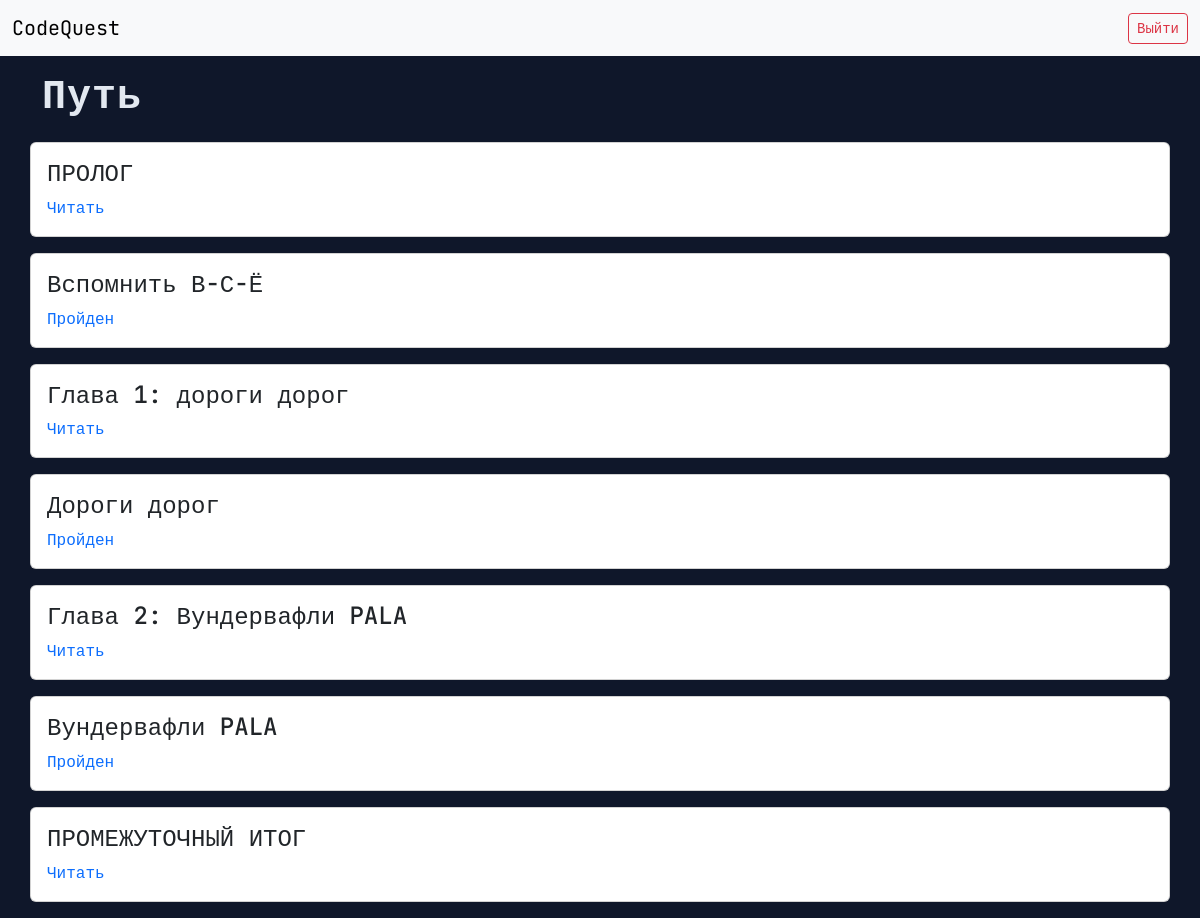
Screenshot of / (signed in) with the database file from the repository.
### app/models.py (models this page shows)
class Level(db.Model):
    id = db.Column(db.Integer, primary_key=True)
    title = db.Column(db.String(120), nullable=False)
    description = db.Column(db.Text, nullable=False)
    starter_code = db.Column(db.Text)
    order = db.Column(db.Integer, unique=True)
    checker_name = db.Column(db.String(50), nullable=False)
    story_id = db.Column(db.Integer, default=0)  # 0 = нет истории

### app/routes.py (the view)
@main.route("/")
def index():
    levels = Level.query.order_by(Level.order).all()
    story_file = os.path.join(os.path.dirname(__file__), 'data', 'story.json')
    stories = []
    try:
        with open(story_file, 'r', encoding='utf-8') as f:
            story_data = json.load(f)
            stories = list(story_data.values())
    except:
        pass
    completed_levels = set()
    completed_stories = set()
    if current_user.is_authenticated:
        completed_levels = {
            p.level_id for p in UserProgress.query.filter_by(
                user_id=current_user.id, completed=True
            )
        }
        completed_stories = {
            p.story_id for p in StoryProgress.query.filter_by(
                user_id=current_user.id, completed=True
            )
        }
    timeline = []
    added_story_ids = set()
    previous_level_completed = True
    for idx, level in enumerate(levels):
        current_story = None
        for story in stories:
            if story.get('id') == level.story_id:
                current_story = story
                break
        if current_story:
            story_can_access = previous_level_completed
            story_id = current_story.get('id')
            if story_id not in added_story_ids:
                current_story['is_completed'] = story_id in completed_stories
                current_story['can_access'] = story_can_access
                timeline.append(current_story)
                added_story_ids.add(story_id)
        level.can_access = level.story_id in completed_stories if level.story_id else True
        level.is_completed = level.id in completed_levels
        timeline.append(level)
        previous_level_completed = level.id in completed_levels
    for story in stories:
        story_id = story.get('id')
        has_level = any(level.story_id == story_id for level in levels)
        if not has_level and story_id not in added_story_ids:
            story['is_completed'] = story_id in completed_stories
            story['can_access'] = previous_level_completed
            timeline.append(story)
            added_story_ids.add(story_id)
    return render_template("index.html", timeline=timeline)

### app/routes.py (called while the page is built)
@login_manager.user_loader
def load_user(user_id):
    return User.query.get(int(user_id))

### app/templates/index.html (shortened to what this page needs)
{% extends "base.html" %}
{% block styles %}
<link rel="stylesheet"
      href="{{ url_for('static', filename='css/main.css') }}">
{% endblock %}
{% block content %}
{% if current_user.is_authenticated %}
  <div class="container mt-5">
    <h1 class="mb-4">Путь</h1>
    <div class="row">
      {% for item in timeline %}
        {% if item.checker_name is defined %}
          {% if item.is_completed %}
            <div class="card mb-3 p-3">
              <h4>{{ item.title }}</h4>
              <a href="{{ url_for('main.level', level_id=item.id) }}">Пройден</a>
            </div>
          {% elif not item.can_access %}
            <div class="card mb-3 p-3" style="background-color: #444;">
              <h4>{{ item.title }}</h4>
              <span class="text-muted">Сначала пройдите историю</span>
            </div>
          {% endif %}
        {% else %}
          {% if item.is_completed %}
            <div class="card mb-3 p-3">
              <h4>{{ item.title }}</h4>
              <a href="{{ url_for('main.view_story', story_id=item.id) }}">Читать</a>
            </div>
          {% elif not item.can_access %}
            <div class="card mb-3 p-3" style="background-color: #444;">
              <h4>{{ item.title }}</h4>
              <span class="text-muted">Сначала пройдите предыдущий уровень</span>
            </div>
          {% endif %}
        {% endif %}
      {% endfor %}
    </div>
  </div>
{% else %}
  <div class="d-flex justify-content-center align-items-center vh-100">
    <a href="{{ url_for('main.login') }}" class="btn btn-primary btn-lg">Войти в систему</a>
  </div>
{% endif %}
{% endblock %}

### app/templates/base.html (shortened to what this page needs)
<!DOCTYPE html>
<html lang="en">
<head>
    <link href="https://cdn.jsdelivr.net/npm/bootstrap@5.3.8/dist/css/bootstrap.min.css" rel="stylesheet"
>
    <link rel="stylesheet" href="{{ url_for('static', filename='style.css') }}">
    {% block styles %}{% endblock %}
</head>
<body>
<nav class="navbar navbar-light bg-light fixed-top">
    <div class="container-fluid">
        <a class="navbar-brand" href="/">CodeQuest</a>
        {% if current_user.is_authenticated %}
            <a href="{{ url_for('main.logout') }}" class="btn btn-outline-danger btn-sm">Выйти</a>
        {% endif %}
    </div>
</nav>
<div class="page-wrapper" style="margin-top: 70px;">
    {% block content %}{% endblock %}
</div>
</body>
</html>

### app/static/style.css (style rules this page uses)
body { font-family: "JetBrains Mono", monospace; background: #0f172a; color: #e2e8f0; }
h1, h2, h3 { font-weight: 600; letter-spacing: 1px; }
a { text-decoration: none; }

### rows the page displays
Level: title "Вспомнить В-С-Ё"
Level: title "Дороги дорог"
Level: title "Вундервафли PALA"

### other values shown
{{ item.title }} "ПРОЛОГ" "Глава 1: дороги дорог" "Глава 2: Вундервафли PALA" "ПРОМЕЖУТОЧНЫЙ ИТОГ"
